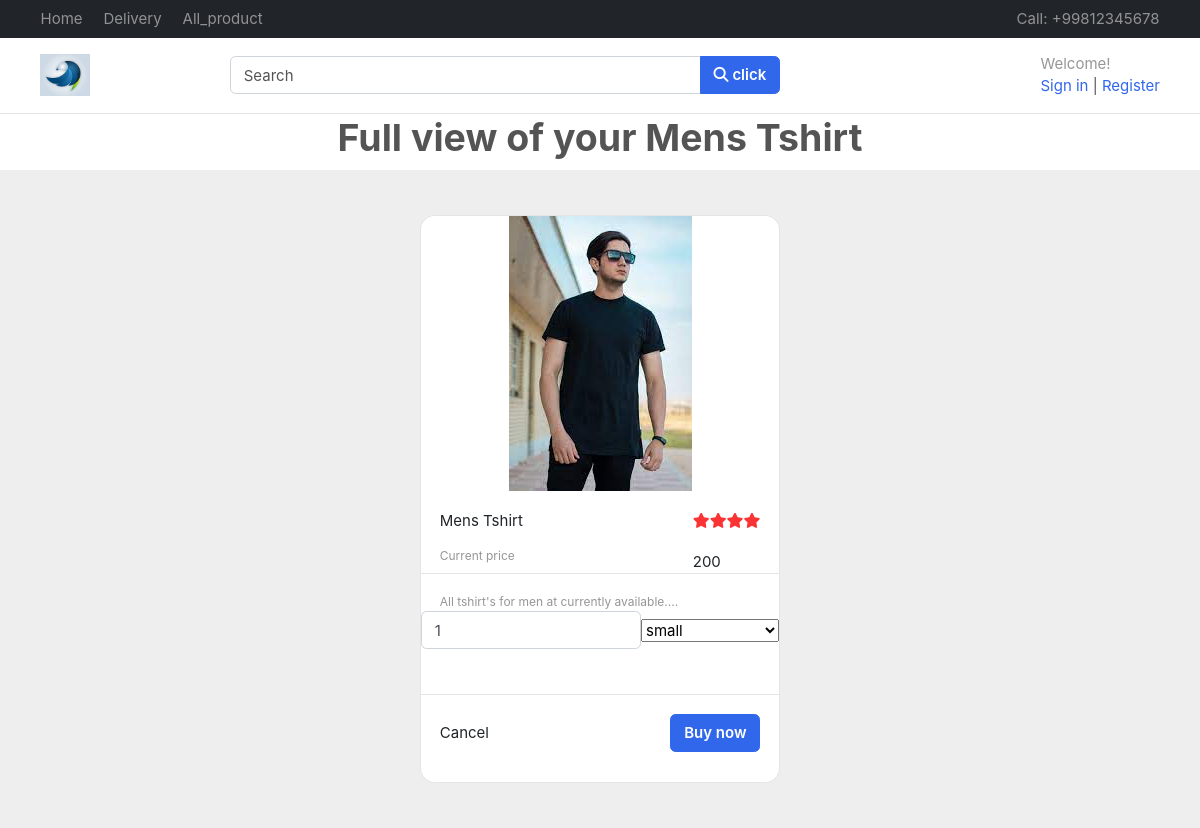
Page /product/DetailPage/10 on the committed database.
### products/models.py (models this page shows, shortened)
class Product_Image(BaseModel1):
    product=models.ForeignKey(Product, on_delete=models.CASCADE, related_name="product_images")
    identify_no=models.BigIntegerField(default=0)
    image=models.ImageField(upload_to='product')

class Product (BaseModel1):
    product_name=models.CharField(max_length=100)
    category=models.ForeignKey(Category, on_delete=models.CASCADE, related_name='products')
    slug=models.SlugField(unique=True, null=True, blank=True)
    price=models.IntegerField()
    product_description=models.TextField()

class Category (BaseModel1):
    category_name = models.CharField(max_length=100)
    slug=models.SlugField(unique=True, null=True, blank=True)
    category_image=models.ImageField(upload_to='catgories')

### products/views.py (the view, shortened to what this page needs)
# urls.py: path('DetailPage/<inp>', show ,name="Show_page"),
def show(request,inp):
    img=Product_Image.objects.get(identify_no=inp)
    return render(request,"product/details.html",{'a':img})

### templates/product/details.html (shortened to what this page needs)
{% extends "base/base.html"%}
{% block start %}
<center><h1>Full view of your {{a.product.product_name}}</h1></center>
<section style="background-color: #eee;">
    <div class="container py-5">
      <div class="row justify-content-center">
        <div class="col-md-8 col-lg-6 col-xl-4">
          <div class="card" style="border-radius: 15px;">
            <div class="img-wrap"> <img src="/media/{{a.image}}"> </div>
            <div class="card-body pb-0">
              <div class="d-flex justify-content-between">
                <div>
                  <p><a href="#!" class="text-dark">{{a.product.category.category_name}}</a></p>
                  <p class="small text-muted">Current price</p>
                </div>
                <div>
                  <div class="d-flex flex-row justify-content-end mt-1 mb-4 text-danger">
                    <i class="fas fa-star"></i>
                    <i class="fas fa-star"></i>
                    <i class="fas fa-star"></i>
                    <i class="fas fa-star"></i>
                  </div>
                  <p class="text-dark">{{a.product.price}}</p>
                </div>
              </div>
            </div>
            <hr class="my-0" />
            <div class="card-body pb-0">
              <div class="d-flex justify-content-between">
                <p class="small text-muted">{{a.product.product_description}}</p>
              </div>
            </div>
            <form method="POST">
              <div class="form-group">
                <div class="d-flex justify-content-between align-items-center pb-2 mb-1">
                  <input min=1 max=5 name="num" type="number" id="typePhone" value=1 required class="form-control" placeholder="Quantity"/>
                  <select name='size'>
                    <option value="S">small</option>
                  </select>
                </div>
              </div>
            <hr class="my-0" />
            <div class="card-body">
              <div class="d-flex justify-content-between align-items-center pb-2 mb-1">
                <a href="#!" class="text-dark fw-bold">Cancel</a>
                  <button type="submit" class="btn btn-primary">Buy now</button>
              </div>
            </div>
          </div>
        </div>
      </div>
    </div>
  </section>
{% endblock %}

### public/static/css/ui.css (style rules this page uses)
html { font-family: 'Inter', sans-serif; font-size: 15px; }
.img-wrap { text-align: center; display: block; }
.img-wrap img { max-width: 100%; }
article:after, .form-group:after { display: block; clear: both; content: ""; }
p:last-child { margin-bottom: 0; }
.card .img-wrap { overflow: hidden; }

### rows in the picture
Product_Image: product.product_name "Mens Tshirt", image (picture), product.category.category_name "Mens Tshirt", product.price "200", product.product_description "All tshirt's for men at currently available...."
